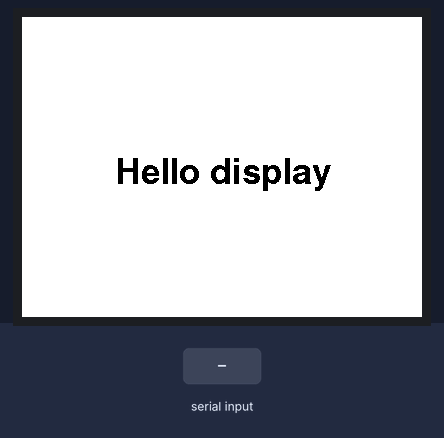
Simulated run of this sketch. Board: Arduino Uno, built for the host (arithmetic inside an expression is 32-bit, double 64-bit). On the bench: 400×300 colour display. The inputs (shaded band) are chosen by the test bench. What the sketch prints to the serial monitor is not drawn.

Above: at 16.2 s.
16.3 s: "!\n" received over Serial
Timing chart, 0 to 19.3 s (numbered marks = the images above; inputs shaded):
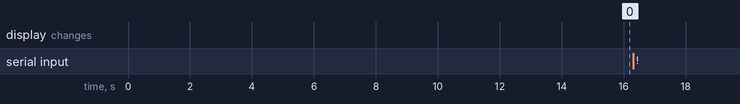

The sketch:

ch6_02_serial.ino
```cpp
/*
 * Hands-On Internet of Things with MQTT – Chapter 6 (02 - Serial)
 *
 * - Send a word / phrase via serial to be displayed on the e-ink display
 * - If the word / phrase ends with an exclamation mark, the text will be colored red
 *
 * Based on GxEPD2_Example by Jean-Marc Zingg, which is itself based on Demo Example from
 * Good Display: http://www.e-paper-display.com/download_list/downloadcategoryid=34&isMode=false.html
 *
 * Libraries (install via library manager):
 *   - GxEPD2
 *   - Adafruit GFX
 *
 * Waveshare e-paper discussion on Arduino forum: http://forum.arduino.cc/index.php?topic=487007.0
 */

#include <GxEPD2_BW.h>
#include <GxEPD2_3C.h>
#include <Fonts/FreeSansBold18pt7b.h>

#define MAX_DISPAY_BUFFER_SIZE 15000ul
#define MAX_HEIGHT(EPD) (EPD::HEIGHT <= MAX_DISPAY_BUFFER_SIZE / (EPD::WIDTH / 8) ? EPD::HEIGHT : MAX_DISPAY_BUFFER_SIZE / (EPD::WIDTH / 8))
#define MAX_HEIGHT_3C(EPD) (EPD::HEIGHT <= (MAX_DISPAY_BUFFER_SIZE / 2) / (EPD::WIDTH / 8) ? EPD::HEIGHT : (MAX_DISPAY_BUFFER_SIZE / 2) / (EPD::WIDTH / 8))
GxEPD2_3C<GxEPD2_420c, MAX_HEIGHT_3C(GxEPD2_420c)> display(GxEPD2_420c(/*CS=4*/ 4, /*DC=*/ 7, /*RST=*/ 6, /*BUSY=*/ 5));

void setup() {
  Serial.begin(115200);
  Serial.println("starting...");
  display.init(115200);
  setText("Hello display");
  display.powerOff();
}

void loop() {
  if(Serial.available() > 0) {
        String text = Serial.readStringUntil('\n');
        Serial.print("Received: "); Serial.println(text);
        setText(text);
    }
}

void setText(String text) {
  display.setRotation(0);
  display.setFont(&FreeSansBold18pt7b);
  char lastCharacter = text.charAt(text.length() - 1);
  if (lastCharacter == '!') {
    display.setTextColor(GxEPD_RED);
  } else {
    display.setTextColor(GxEPD_BLACK);
  }
  int16_t tbx, tby; uint16_t tbw, tbh;
  display.getTextBounds(text, 0, 0, &tbx, &tby, &tbw, &tbh);
  uint16_t x = (display.width() - tbw) / 2;
  uint16_t y = (display.height() + tbh) / 2; // y is base line!
  display.setFullWindow();
  display.firstPage();
  do {
    display.fillScreen(GxEPD_WHITE);
    display.setCursor(x, y);
    display.print(text);
  } while (display.nextPage());
}
```
